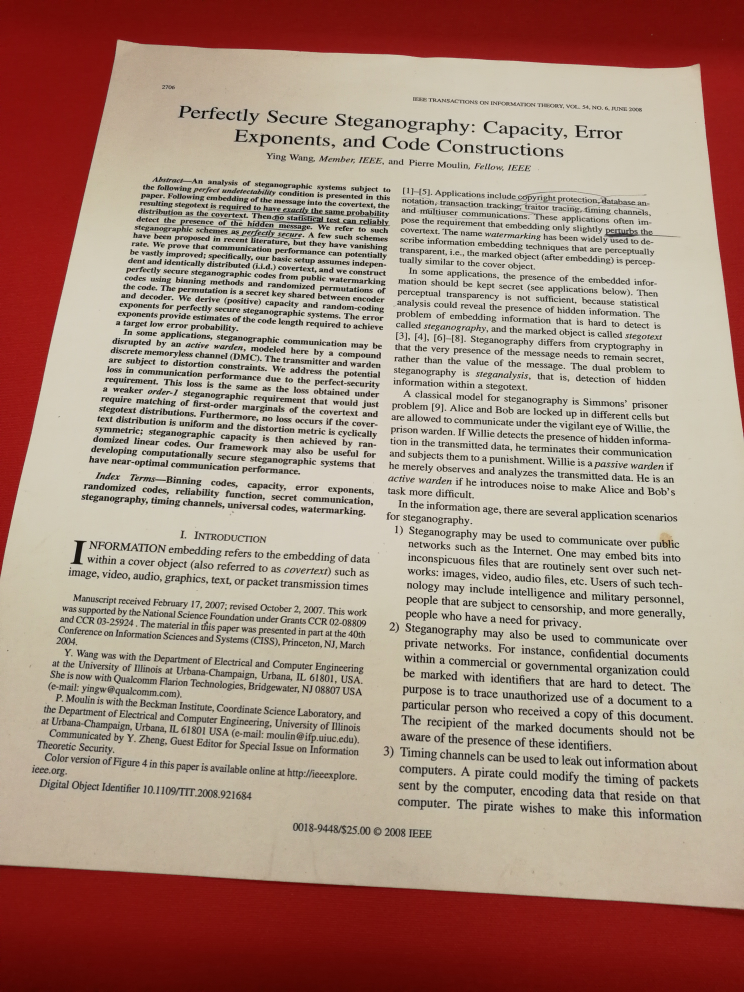
#> input picture projectivetrans.jpg, 2976 x 3968 px (shown at 1/4 size)
$ python split.py   (older library calls are emulated)
#> lines starting #> are read from the running program, lines starting #| are printed output that depends on the picture; after the words box and inside, x2 and y2 are one past the last pixel; in counts of white or black regions, pixels touching at a corner belong together
#https://bretahajek.com/2017/01/scanning-documents-photos-opencv/
# Import necessary libraries
import numpy as np
import matplotlib.pyplot as plt
import cv2

# Load image and convert it from BGR to RGB
image = cv2.cvtColor(cv2.imread("projectivetrans.jpg"), cv2.COLOR_BGR2RGB)
'''cv2.namedWindow('img',0)
cv2.imshow("img",image)
cv2.waitKey(0)
cv2.destroyAllWindows()'''
def resize(img, height=800):
    """ Resize image to given height """
#> called with height = 800
    rat = height / img.shape[0]
#> rat = 0.202
    return cv2.resize(img, (int(rat * img.shape[1]), height))
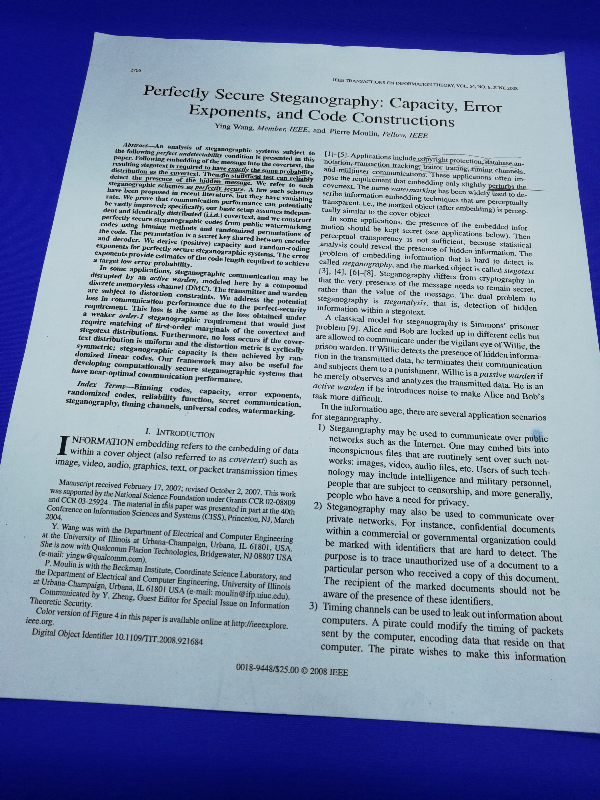
#> returned value: shape (800, 600, 3); mean of channels 0, 1, 2 170.9, 142.6, 129.1; drawn as B, G, R

# Resize and convert to grayscale
img = cv2.cvtColor(resize(image), cv2.COLOR_BGR2GRAY)

# Bilateral filter preserve edges
# 9:The diameter range of each pixel's neighborhood during filtering
# 75:Sigma values for color space filters
# 75:Sigma values of the filter in coordinate space
img = cv2.bilateralFilter(img, 9, 75, 75)

# Create black and white image based on adaptive threshold
# The function transforms a grayscale image to a binary image
# def adaptiveThreshold(src, maxValue, adaptiveMethod, thresholdType, blockSize, C, dst=None):
img = cv2.adaptiveThreshold(img, 255, cv2.ADAPTIVE_THRESH_GAUSSIAN_C, cv2.THRESH_BINARY, 115, 4)
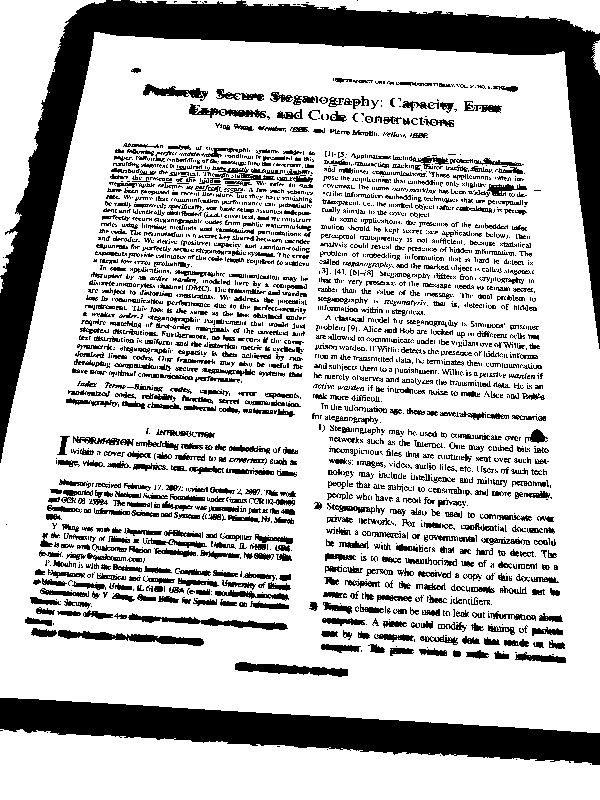
#> img: shape (800, 600); 75.4% white; 2608 black regions (1708 under 20 px), largest, box (x1, y1, x2, y2) and area: (0, 0, 600, 463) 36703, (0, 698, 600, 765) 19141, (58, 630, 204, 646) 958

# Median filter clears small details
# def medianBlur(src, ksize, dst=None)
img = cv2.medianBlur(img, 11)
#> img: shape (800, 600); 87% white; 198 black regions (137 under 20 px), largest, box (x1, y1, x2, y2) and area: (0, 0, 600, 459) 36770, (0, 698, 600, 765) 19160, (237, 662, 345, 676) 823

# Add black border in case that page is touching an image border
img = cv2.copyMakeBorder(img, 5, 5, 5, 5, cv2.BORDER_CONSTANT, value=[0, 0, 0])
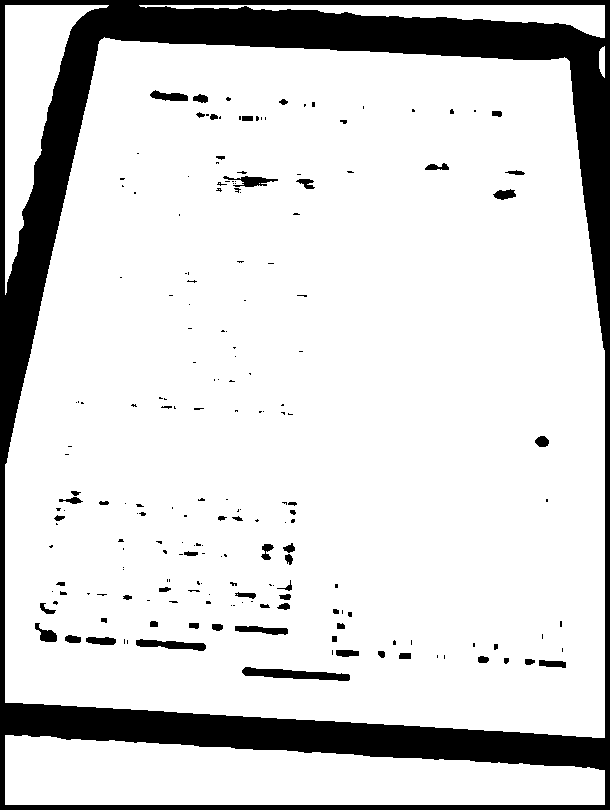
#> img: shape (810, 610); 84.5% white; 197 black regions (137 under 20 px), largest, box (x1, y1, x2, y2) and area: (0, 0, 610, 810) 70030, (242, 667, 350, 681) 823, (136, 639, 206, 651) 474
edges = cv2.Canny(img, 200, 250)
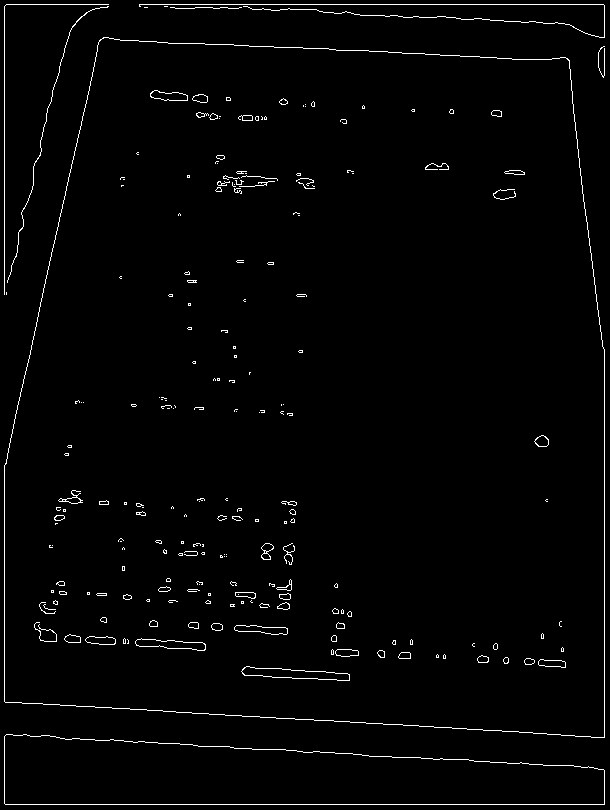
#> edges: shape (810, 610); 1.8% white in thin lines or dots


# Getting contours
im2, contours, hierarchy = cv2.findContours(edges, cv2.RETR_TREE, cv2.CHAIN_APPROX_SIMPLE)
#> contours = 328 contours, 235 with area under 20; largest, box (x1, y1, x2, y2) and area: (4, 37, 605, 738) 376420, (4, 37, 605, 738) 376414, (4, 734, 605, 805) 31816, (4, 734, 605, 805) 31815, (241, 666, 350, 681) 818

# Finding contour of biggest rectangle
# Otherwise return corners of original image
# Don't forget on our 5px border!
height = edges.shape[0]
#> height = 810
width = edges.shape[1]
#> width = 610
MAX_COUNTOUR_AREA = (width - 10) * (height - 10)
#> MAX_COUNTOUR_AREA = 480000

# Page fill at least half of image, then saving max area found
maxAreaFound = MAX_COUNTOUR_AREA * 0.5
#> maxAreaFound = 240000

# Saving page contour
pageContour = np.array([[5, 5], [5, height-5], [width-5, height-5], [width-5, 5]])
#> pageContour = [[5, 5], [5, 805], [605, 805], [605, 5]]

# Go through all contours
for cnt in contours:
    # Simplify contour
    perimeter = cv2.arcLength(cnt, True)
    approx = cv2.approxPolyDP(cnt, 0.03 * perimeter, True)

    # Page has 4 corners and it is convex
    # Page area must be bigger than maxAreaFound
    if (len(approx) == 4 and
            cv2.isContourConvex(approx) and
            maxAreaFound < cv2.contourArea(approx) < MAX_COUNTOUR_AREA):

        maxAreaFound = cv2.contourArea(approx)
        pageContour = approx
#> this loop made 328 passes
#> (perimeter, maxAreaFound, pageContour) on pass 5: (2489.2, 358717, [[100, 39], [4, 701], [604, 737], [569, 60]])
#> perimeter on passes 4, 9, 10, 11, 12, 13: 129.7, 65.31, 64.73, 27.9, 27.31, 19.07
#> after the loop, maxAreaFound = 358717

# Result in pageConoutr (numpy array of 4 points):

def fourCornersSort(pts):
    """ Sort corners: top-left, bot-left, bot-right, top-right """
    # Difference and sum of x and y value
    # Inspired by http://www.pyimagesearch.com
    diff = np.diff(pts, axis=1)
#> diff = [-61, 697, 133, -509]
    summ = pts.sum(axis=1)
#> summ = [139, 705, 1341, 629]

    # Top-left point has smallest sum...
    # np.argmin() returns INDEX of min
    return np.array([pts[np.argmin(summ)],
                     pts[np.argmax(diff)],
                     pts[np.argmax(summ)],
                     pts[np.argmin(diff)]])


def contourOffset(cnt, offset):
    """ Offset contour, by 5px border """
#> called with cnt = array of shape (4, 2), offset = (-5, -5)
    # Matrix addition
    cnt += offset
#> cnt = [[95, 34], [-1, 696], [599, 732], [564, 55]]

    # if value < 0 => replace it by 0
    cnt[cnt < 0] = 0
    return cnt


# Sort and offset corners
pageContour = fourCornersSort(pageContour[:, 0])
pageContour = contourOffset(pageContour, (-5, -5))
#> pageContour = [[95, 34], [0, 696], [599, 732], [564, 55]]

# Recalculate to original scale - start Points
sPoints = pageContour.dot(image.shape[0] / 800)
#> sPoints = [[471.2, 168.6], [0, 3452.2], [2971, 3630.7], [2797.4, 272.8]]

# Using Euclidean distance
# Calculate maximum height (maximal length of vertical edges) and width
height = max(np.linalg.norm(sPoints[0] - sPoints[1]),
             np.linalg.norm(sPoints[2] - sPoints[3]))
#> height = 3362.4
width = max(np.linalg.norm(sPoints[1] - sPoints[2]),
            np.linalg.norm(sPoints[3] - sPoints[0]))
#> width = 2976.4

# Create target points
tPoints = np.array([[0, 0],
                    [0, height],
                    [width, height],
                    [width, 0]], np.float32)
#> tPoints = [[0, 0], [0, 3362.4], [2976.4, 3362.4], [2976.4, 0]]

# getPerspectiveTransform() needs float32
if sPoints.dtype != np.float32:
    sPoints = sPoints.astype(np.float32)

# Wraping perspective
M = cv2.getPerspectiveTransform(sPoints, tPoints)
#> M = [[1.3, 0.187, -646], [-0.059, 1.32, -194.4], [8.68e-07, 8.55e-05, 1]]
newImage = cv2.warpPerspective(image, M, (int(width), int(height)))

# Saving the result. Yay! (don't forget to convert colors bact to BGR)
cv2.imwrite("resultincludeeq.jpg", cv2.cvtColor(newImage, cv2.COLOR_BGR2RGB))

imgsplitgrey = cv2.cvtColor(newImage, cv2.COLOR_BGR2GRAY)
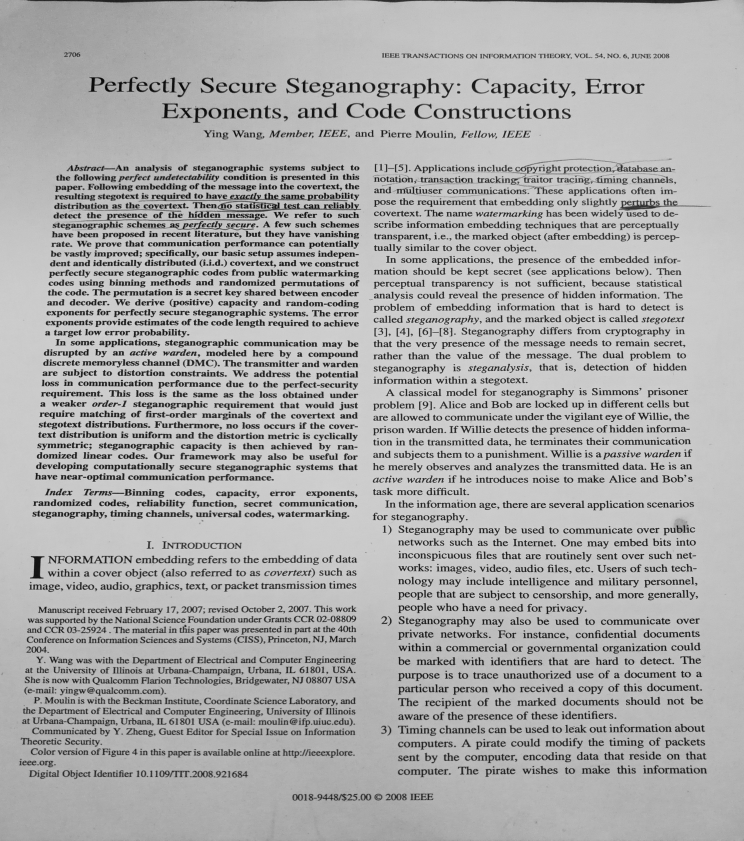
#> imgsplitgrey: shape (3362, 2976) (shown at 1/4 size); min 1, max 225, mean 172.9
imgsplit = cv2.bilateralFilter(imgsplitgrey, 9, 75, 75)
imgsplit= cv2.adaptiveThreshold(imgsplit, 255, cv2.ADAPTIVE_THRESH_GAUSSIAN_C, cv2.THRESH_BINARY, 115, 4)
#> imgsplit: shape (3362, 2976); 82.6% white; 3301 black regions (302 under 20 px), largest, box (x1, y1, x2, y2) and area: (2047, 631, 2702, 732) 13601, (1392, 0, 2875, 13) 10521, (856, 804, 1445, 849) 9171
'''cv2.namedWindow('img',0)
cv2.imshow("img",imgsplit)
cv2.waitKey(0)
cv2.destroyAllWindows()'''

imgsplitheight, imgsplitwidth=newImage.shape[:2]
#> imgsplitheight = 3362; imgsplitwidth = 2976
print(imgsplitwidth)
#| 2976
print(imgsplitheight)
#| 3362
threshold=240
#iterate the column from left to right
#colflag=0 means outside one block, colflag=1 means inside one block
colflag=1
colsplit=[]

for i in range(imgsplitwidth):
    sum=0
    for j in range(imgsplitheight):
        sum=sum+imgsplit[j,i]
    #print(sum/imgsplitheight)
    if sum/imgsplitheight>threshold and colflag==0:
        continue
    elif sum/imgsplitheight>threshold and colflag==1:#just get out of the block
        colsplit.append(i)
        colflag = 0
        cv2.line(imgsplit, (i,0), (i,imgsplitheight), (0,0,0), 1)
        continue
    elif sum/imgsplitheight<=threshold and colflag==0:#just get into the block
        colsplit.append(i)
        colflag=1
        cv2.line(imgsplit, (i,0), (i,imgsplitheight), (0,0,0), 1)
        continue
    else:
        continue
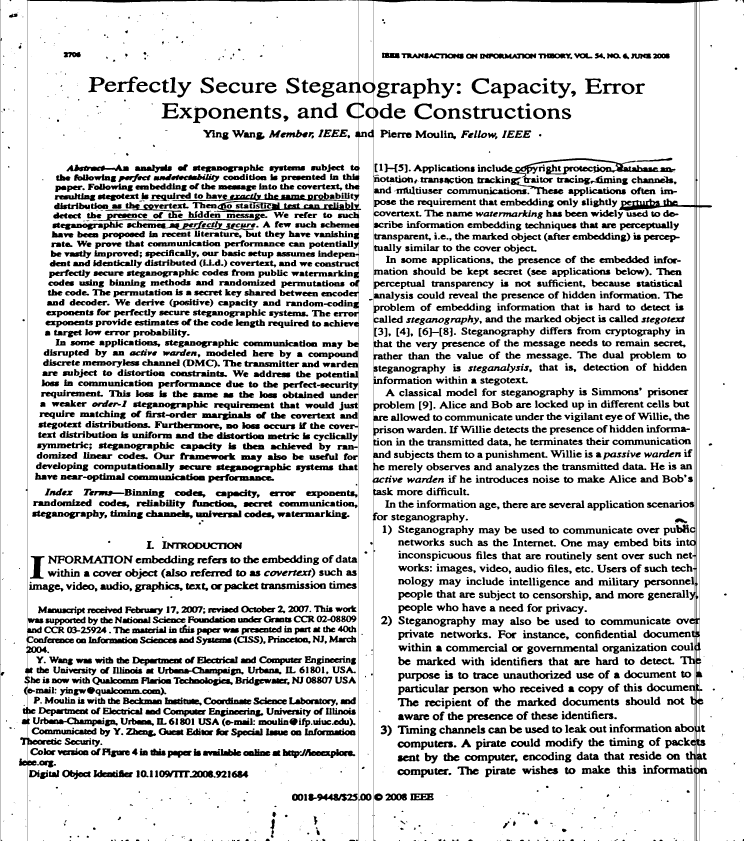
#> imgsplit: shape (3362, 2976) (shown at 1/4 size); 82.3% white; 3215 black regions (296 under 20 px), largest, box (x1, y1, x2, y2) and area: (856, 0, 2875, 3362) 84139, (76, 0, 1385, 3362) 19641, (2047, 631, 2702, 732) 13601
#> after the loop, colflag = 0; colsplit = [0, 111, 1435, 1494, 2779, 2782, 2784, 2785, 2797]

##print(colsplit)
'''cv2.namedWindow('img',0)
cv2.imshow("img",imgsplit)
cv2.waitKey(0)
cv2.destroyAllWindows()'''
cv2.imwrite("splitcolincludeeq.jpg",imgsplit)

'''
i=0
for i in range(imgsplitheight):
    sum=0
    j=0
    for j in range(imgsplitwidth):
        sum=sum+imgsplit[i,j]
    #print(sum/imgsplitheight)
    if sum/imgsplitwidth>threshold and rowflag==0:
        continue
    elif sum/imgsplitwidth>threshold and rowflag==1:#just get out of the block
        rowsplit.append(i)
        rowflag = 0
        cv2.line(imgsplit, (0,i), (imgsplitheight,i), (0,0,0), 1)
        continue
    elif sum/imgsplitwidth<=threshold and rowflag==0:#just get into the block
        rowsplit.append(i)
        rowflag=1
        cv2.line(imgsplit, (0,i), (imgsplitheight,i), (0,0,0), 1)
        continue
    else:
        continue

'''
rowflag=1
rowsplit=[]
for s in range(len(colsplit)-1):
    for i in range(imgsplitheight):
        sum=0
        count=colsplit[s+1]-colsplit[s]
        for j in range(colsplit[s],colsplit[s+1]):
            sum=sum+imgsplit[i,j]
        if sum/count>threshold and rowflag==0:
            continue
        elif sum/count>threshold and rowflag==1:#just get out of the block
            rowsplit.append(i)
            rowflag = 0
            cv2.line(imgsplit, (colsplit[s],i), (colsplit[s+1],i), (0,0,0), 1)
            continue
        elif sum/count<=threshold and rowflag==0:#just get into the block
            rowsplit.append(i)
            rowflag=1
            cv2.line(imgsplit, (colsplit[s],i), (colsplit[s+1],i), (0,0,0), 1)
            continue
        else:
            continue
#> this loop made 8 passes
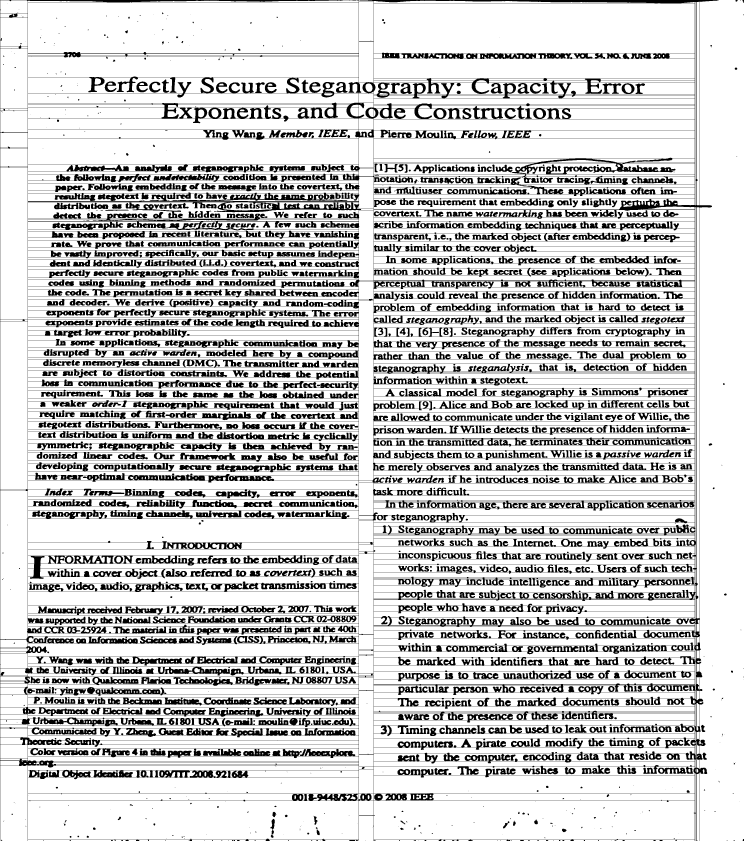
#> imgsplit: shape (3362, 2976) (shown at 1/4 size); 78.9% white; 1138 black regions (236 under 20 px), largest, box (x1, y1, x2, y2) and area: (0, 0, 2875, 3362) 1726935, (751, 2465, 943, 2492) 2934, (812, 2996, 965, 3024) 2673
#> after the loop, rowflag = 1; rowsplit = 362 values, max 3359 at index 173, min 0 at index 43, mean 1756.9
cv2.imwrite("splitallincludeeq.jpg",imgsplit)

cv2.namedWindow('img',0)
cv2.imshow("img",imgsplit)
cv2.waitKey(0)
cv2.destroyAllWindows()
